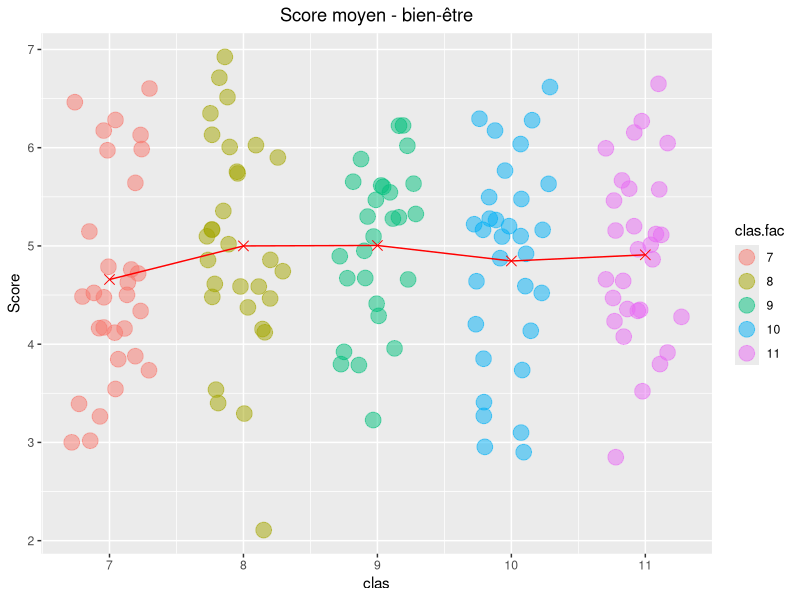
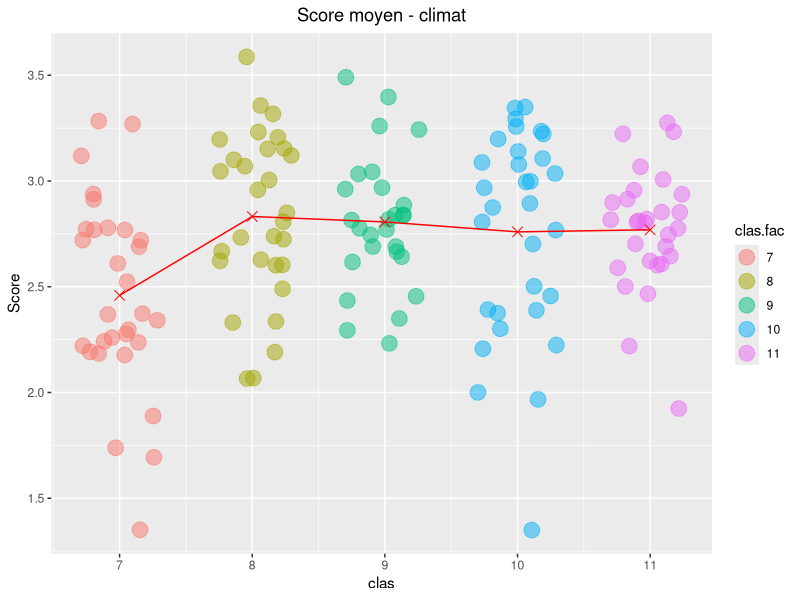
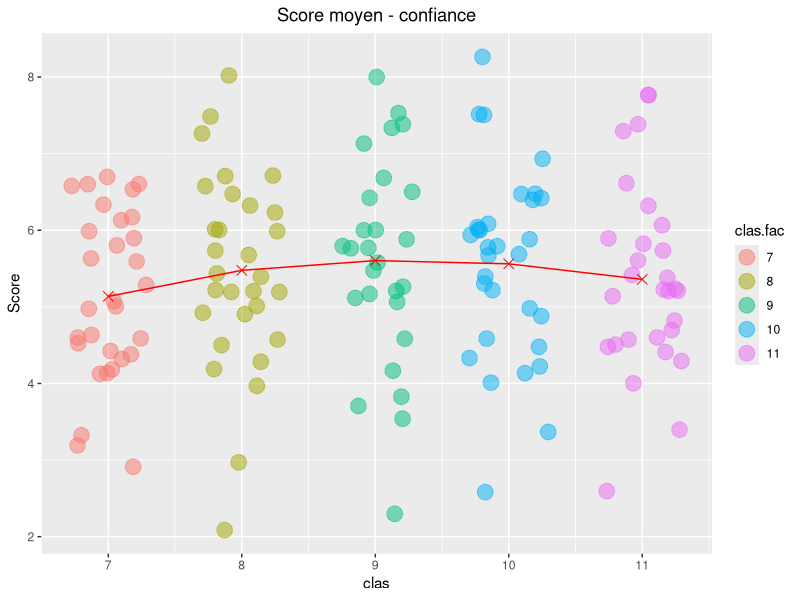
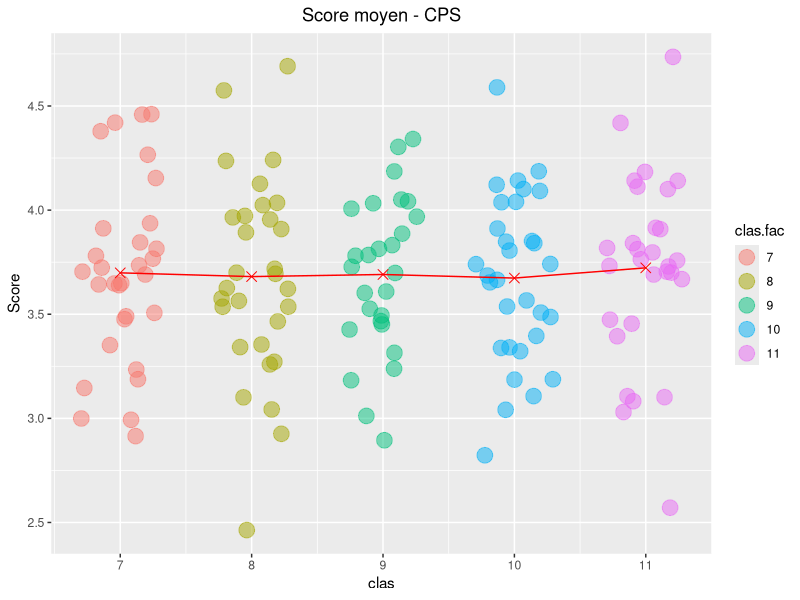
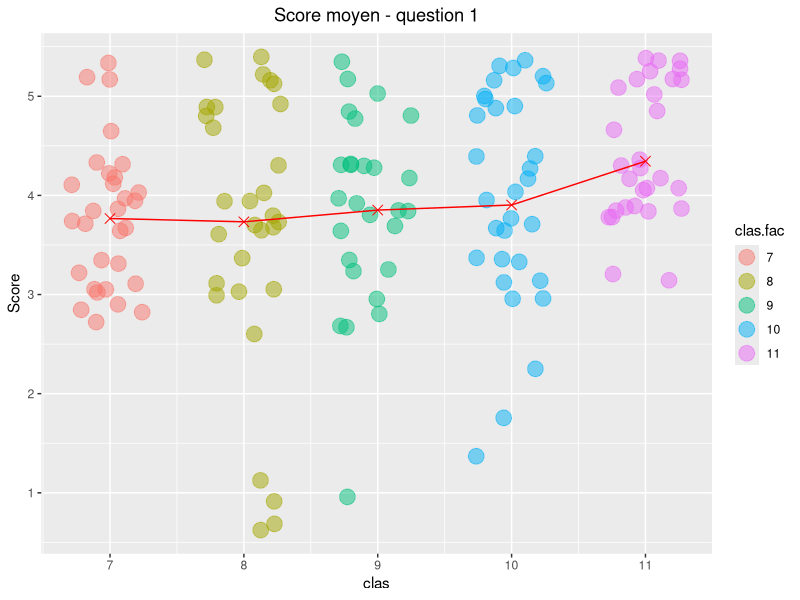
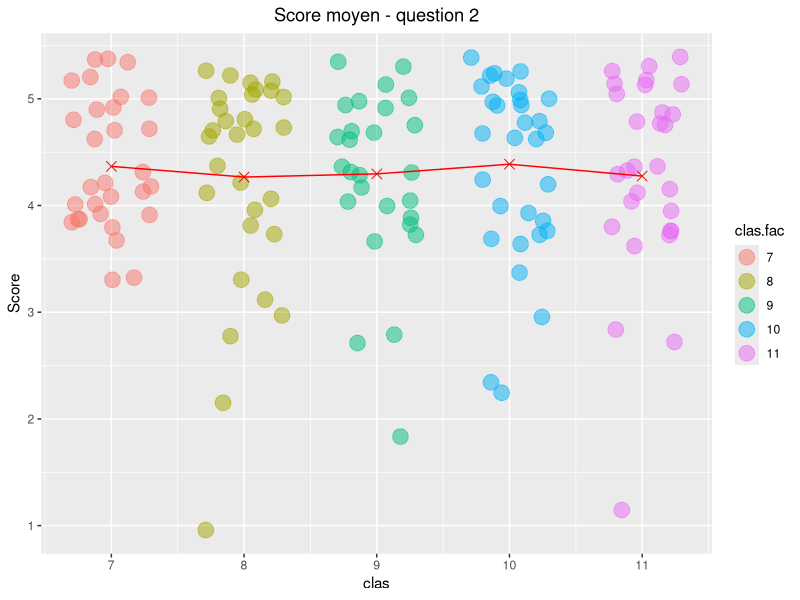

These charts were generated, in order, by the following R code:
# lancement des packages
library(readxl)
library(tidyverse)

# Importation des données brutes présentées sous la forme d'un tableau unique d'un temps.
d <- read_excel("dupp2020_ms_raw.xlsx")
str(d) #on observe que la variable "RecordedDate" semble avoir été bien intégrée (POSIXct)

d <- d %>% 
  rename(date = RecordedDate) %>%  #dans cet ordre.
  mutate(id = tolower(id)) #gestion de la casse.

# Recodage des variables au score inversé

d <- d %>% 
  mutate(cps.26_3 = 6 - cps.26_3,
         cps.26_25 = 6 - cps.26_25,
         be.8_4 = 8 - be.8_4,
         be.8_5 = 8 - be.8_5,
         be.8_8 = 8 - be.8_8,
         con.10_4 = 10 - con.10_4,
         con.10_5 = 10 - con.10_5,
         con.10_6 = 10 - con.10_6,
         con.10_7 = 10 - con.10_7,
         con.10_9 = 10 - con.10_9,
         cli.53_2 = 5 - cli.53_2,
         cli.53_3 = 5 - cli.53_3,
         cli.53_4 = 5 - cli.53_4,
         cli.53_5 = 5 - cli.53_5,
         cli.53_7 = 5 - cli.53_7,
         cli.53_8 = 5 - cli.53_8,
         cli.53_9 = 5 - cli.53_9,
         cli.53_10 = 5 - cli.53_10,
         cli.53_12 = 5 - cli.53_12,
         cli.53_13 = 5 - cli.53_13,
         cli.53_14 = 5 - cli.53_14,
         cli.53_16 = 5 - cli.53_16,
         cli.53_17 = 5 - cli.53_17,
         cli.53_19 = 5 - cli.53_19,
         cli.53_20 = 5 - cli.53_20,
  )
         
# Création des moyennes de chaque questionnaire pour chaque observation

d <- d %>% 
  mutate(cps_sco = rowMeans(select(.,starts_with("cps")) ,na.rm =T),
         con_sco = rowMeans(select(.,starts_with("con")),na.rm =T),
         be_sco  = rowMeans(select(.,starts_with("be")) ,na.rm =T),
         cli_sco = rowMeans(select(.,starts_with("cli")),na.rm =T),
         har_1_sco = rowMeans(select(.,starts_with("har_1")),na.rm = T),
         har_2_sco = rowMeans(select(.,starts_with("har_2")),na.rm = T)
         )

d$clas.fac <- as.factor(d$clas)

##########
# Résumé #
##########

summary <- d %>% 
  group_by(clas) %>% 
  summarize(n=n(),
            cps=mean(cps_sco),
            confiance=mean(con_sco),
            be=mean(be_sco),
            climat=mean(cli_sco),
            question_1=mean(har_1_sco),
            question_2=mean(har_2_sco),
  )

#################
# visualisation #
#################


#score global par classe
vis_cps <- d %>% 
  ggplot() +
  aes(x = clas, y = cps_sco, color = clas.fac) +
  geom_jitter(size = 5, alpha = .5, width = 0.3) +
  stat_summary(fun = mean, geom = "point", size = 3, shape = 4, color = "red") +
  stat_summary(fun = mean, geom = "line", aes(group = 1), color = "red") + #Le group = 1 est nécessaire pour dire à la ligne de connecter tous les points.
  labs(title = "Score moyen - CPS", y = "Score") +
  theme(plot.title = element_text(hjust = 0.5))

vis_con <- d %>% 
  ggplot() +
  aes(x = clas, y = con_sco, color = clas.fac) +
  geom_jitter(size = 5, alpha = .5, width = 0.3) +
  stat_summary(fun = mean, geom = "point", size = 3, shape = 4, color = "red") +
  stat_summary(fun = mean, geom = "line", aes(group = 1), color = "red") + #Le group = 1 est nécessaire pour dire à la ligne de connecter tous les points.
  labs(title = "Score moyen - confiance", y = "Score") +
  theme(plot.title = element_text(hjust = 0.5))


vis_be <- d %>% 
  ggplot() +
  aes(x = clas, y = be_sco, color = clas.fac) +
  geom_jitter(size = 5, alpha = .5, width = 0.3) +
  stat_summary(fun = mean, geom = "point", size = 3, shape = 4, color = "red") +
  stat_summary(fun = mean, geom = "line", aes(group = 1), color = "red") + #Le group = 1 est nécessaire pour dire à la ligne de connecter tous les points.
  labs(title = "Score moyen - bien-être", y = "Score") +
  theme(plot.title = element_text(hjust = 0.5))

vis_cli <- d %>% 
  ggplot() +
  aes(x = clas, y = cli_sco, color = clas.fac) +
  geom_jitter(size = 5, alpha = .5, width = 0.3) +
  stat_summary(fun = mean, geom = "point", size = 3, shape = 4, color = "red") +
  stat_summary(fun = mean, geom = "line", aes(group = 1), color = "red") + #Le group = 1 est nécessaire pour dire à la ligne de connecter tous les points.
  labs(title = "Score moyen - climat", y = "Score") +
  theme(plot.title = element_text(hjust = 0.5))

vis_har_1 <- d %>% 
  ggplot() +
  aes(x = clas, y = har_1_sco, color = clas.fac) +
  geom_jitter(size = 5, alpha = .5, width = 0.3) +
  stat_summary(fun = mean, geom = "point", size = 3, shape = 4, color = "red") +
  stat_summary(fun = mean, geom = "line", aes(group = 1), color = "red") + #Le group = 1 est nécessaire pour dire à la ligne de connecter tous les points.
  labs(title = "Score moyen - question 1", y = "Score") +
  theme(plot.title = element_text(hjust = 0.5))

vis_har_2 <- d %>% 
  ggplot() +
  aes(x = clas, y = har_2_sco, color = clas.fac) +
  geom_jitter(size = 5, alpha = .5, width = 0.3) +
  stat_summary(fun = mean, geom = "point", size = 3, shape = 4, color = "red") +
  stat_summary(fun = mean, geom = "line", aes(group = 1), color = "red") + #Le group = 1 est nécessaire pour dire à la ligne de connecter tous les points.
  labs(title = "Score moyen - question 2", y = "Score") +
  theme(plot.title = element_text(hjust = 0.5))
